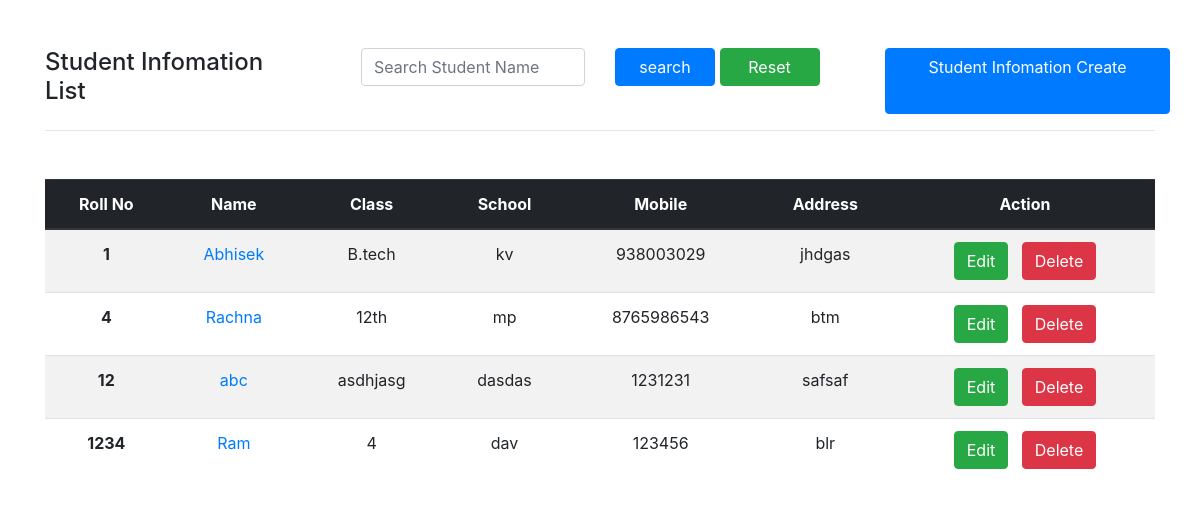
The page / on the database its author committed.
### enroll/models.py (models this page shows)
class StudentInfo(models.Model):
    roll_no = models.IntegerField(primary_key=True)
    name = models.CharField(max_length=50)
    class_name = models.CharField(max_length=500)
    school = models.CharField(max_length=500)
    mobile = models.BigIntegerField()
    address = models.CharField(max_length=500)
    def __str__(self):
        return self.name

### enroll/views.py (the view)
# urls.py: path('', views.show),
def show(request):
    context = {}
    search = request.GET.get('name')
    if search:
        student = StudentInfo.objects.filter(name = search)
    else:
        student = StudentInfo.objects.all()
    context['stu'] = student
    print("student",student)
    return render(request, 'list.html' , context)

### enroll/templates/list.html
{% extends 'base.html' %}
{% block content %}
    <div class=" row d-flex justify-content-around mt-5">
        <div class="col-md-3"><h4>Student Infomation List</h4></div>
        <div class="col-md-6">
        <form  method="get">
            <div class="form-group mx-sm-3 mb-2 row">
                <div class="col-md-6">
              <input type="text" class="form-control" name="name" placeholder="Search Student Name">
            </div>
            <div class="col-md-6">
              <button type="submit" class="btn btn-primary" style="width:100px">search</button>
              <a href="/" class="btn btn-success" style="width:100px">Reset</a>
            </div>
            </div>
          </form>
        </div>
    <a href="create" class="btn btn-primary col-md-3">Student Infomation Create</a>
    </div>
    <hr mt-2>
    {% if stu%}
        <table class="table mt-5 text-center table-striped">
            <thead class="thead-dark">
            <tr>
                <th scope="col">Roll No</th>
                <th scope="col">Name</th>
                <th scope="col">Class</th>
                <th scope="col">School</th>
                <th scope="col">Mobile</th>
                <th scope="col">Address</th>
                <th scope="col">Action</th>
            </tr>
            </thead>
            <tbody class="table-striped">
            {% for  each in stu %}
                <tr>
                    <th>{{each.roll_no}}</th>
                    <td><a href="details/{{each.roll_no}}">{{each.name}}</a></td>
                    <td>{{each.class_name}}</td>
                    <td>{{each.school}}</td>
                    <td>{{each.mobile}}</td>
                    <td>{{each.address}}</td>
                    <td><a href="update/{{each.roll_no}}" class="btn btn-success">Edit </a> &nbsp;&nbsp;<a href="delete/{{each.roll_no}}" class="btn btn-danger">Delete</a></td>
                </tr>
            {% endfor %}
            </tbody>
        </table>
    {% else %}
        <div > Student Data is Empty..</div>
    {% endif %}
{% endblock content %}

### enroll/templates/base.html (shortened to what this page needs)
<!doctype html>
<html lang="en">
  <head>
    <link rel="stylesheet" href="https://stackpath.bootstrapcdn.com/bootstrap/4.1.3/css/bootstrap.min.css">
  </head>
  <body>
    <div class="container">
          {% block content %}
          {% endblock %}
    </div>
  </body>
</html>

### rows shown on the page
StudentInfo: roll_no "1", name "Abhisek", class_name "B.tech", school "kv", mobile "938003029", address "jhdgas"
StudentInfo: roll_no "4", name "Rachna", class_name "12th", school "mp", mobile "8765986543", address "btm"
StudentInfo: roll_no "12", name "abc", class_name "asdhjasg", school "dasdas", mobile "1231231", address "safsaf"
StudentInfo: roll_no "1234", name "Ram", class_name "4", school "dav", mobile "123456", address "blr"
